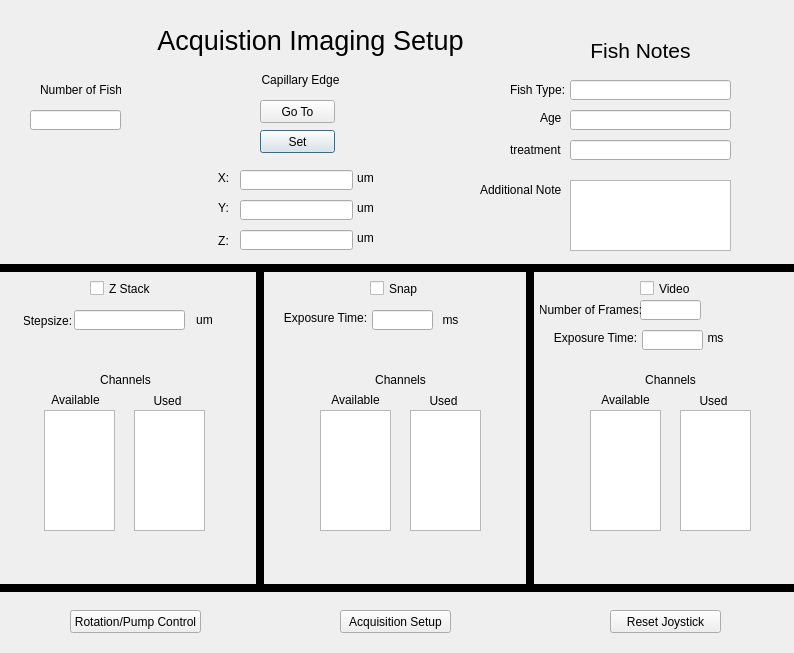
<?xml version="1.0" encoding="UTF-8"?>
<ui version="4.0">
 <class>HTLSAcqRegionsDialog</class>
 <widget class="QDialog" name="HTLSAcqRegionsDialog">
  <property name="geometry">
   <rect>
    <x>0</x>
    <y>0</y>
    <width>794</width>
    <height>653</height>
   </rect>
  </property>
  <property name="font">
   <font>
    <weight>50</weight>
    <bold>false</bold>
   </font>
  </property>
  <property name="windowTitle">
   <string>Regions Setup</string>
  </property>
  <widget class="QLabel" name="ls_region_label">
   <property name="geometry">
    <rect>
     <x>150</x>
     <y>10</y>
     <width>321</width>
     <height>61</height>
    </rect>
   </property>
   <property name="text">
    <string>&lt;html&gt;&lt;head/&gt;&lt;body&gt;&lt;p&gt;&lt;span style=&quot; font-size:20pt;&quot;&gt;Acquistion Imaging Setup&lt;/span&gt;&lt;/p&gt;&lt;/body&gt;&lt;/html&gt;</string>
   </property>
   <property name="alignment">
    <set>Qt::AlignCenter</set>
   </property>
  </widget>
  <widget class="QLabel" name="x_label">
   <property name="geometry">
    <rect>
     <x>200</x>
     <y>170</y>
     <width>47</width>
     <height>16</height>
    </rect>
   </property>
   <property name="text">
    <string>X:</string>
   </property>
   <property name="alignment">
    <set>Qt::AlignCenter</set>
   </property>
  </widget>
  <widget class="QLabel" name="y_label">
   <property name="geometry">
    <rect>
     <x>200</x>
     <y>200</y>
     <width>47</width>
     <height>16</height>
    </rect>
   </property>
   <property name="text">
    <string>Y:</string>
   </property>
   <property name="alignment">
    <set>Qt::AlignCenter</set>
   </property>
  </widget>
  <widget class="QLabel" name="z_label">
   <property name="geometry">
    <rect>
     <x>200</x>
     <y>230</y>
     <width>47</width>
     <height>21</height>
    </rect>
   </property>
   <property name="text">
    <string>Z:</string>
   </property>
   <property name="alignment">
    <set>Qt::AlignCenter</set>
   </property>
  </widget>
  <widget class="QLineEdit" name="x_line_edit">
   <property name="geometry">
    <rect>
     <x>240</x>
     <y>170</y>
     <width>113</width>
     <height>20</height>
    </rect>
   </property>
   <property name="whatsThis">
    <string>&lt;html&gt;&lt;head/&gt;&lt;body&gt;&lt;p&gt;X position of current region&lt;/p&gt;&lt;/body&gt;&lt;/html&gt;</string>
   </property>
  </widget>
  <widget class="QLineEdit" name="y_line_edit">
   <property name="geometry">
    <rect>
     <x>240</x>
     <y>200</y>
     <width>113</width>
     <height>20</height>
    </rect>
   </property>
   <property name="whatsThis">
    <string>&lt;html&gt;&lt;head/&gt;&lt;body&gt;&lt;p&gt;Y position of current region&lt;/p&gt;&lt;/body&gt;&lt;/html&gt;</string>
   </property>
  </widget>
  <widget class="QLineEdit" name="z_line_edit">
   <property name="geometry">
    <rect>
     <x>240</x>
     <y>230</y>
     <width>113</width>
     <height>20</height>
    </rect>
   </property>
   <property name="whatsThis">
    <string>&lt;html&gt;&lt;head/&gt;&lt;body&gt;&lt;p&gt;Z position of current region&lt;/p&gt;&lt;/body&gt;&lt;/html&gt;</string>
   </property>
  </widget>
  <widget class="QPushButton" name="set_region_button">
   <property name="geometry">
    <rect>
     <x>260</x>
     <y>130</y>
     <width>75</width>
     <height>23</height>
    </rect>
   </property>
   <property name="whatsThis">
    <string>&lt;html&gt;&lt;head/&gt;&lt;body&gt;&lt;p&gt;Initializes a new region with the current stage position. Currently, only this button (and Paste Region) can initialize a region.&lt;/p&gt;&lt;/body&gt;&lt;/html&gt;</string>
   </property>
   <property name="text">
    <string>Set</string>
   </property>
  </widget>
  <widget class="QLineEdit" name="snap_exposure_line_edit">
   <property name="geometry">
    <rect>
     <x>372</x>
     <y>310</y>
     <width>61</width>
     <height>20</height>
    </rect>
   </property>
   <property name="whatsThis">
    <string>&lt;html&gt;&lt;head/&gt;&lt;body&gt;&lt;p&gt;Exposure time of Snap acquisition&lt;/p&gt;&lt;/body&gt;&lt;/html&gt;</string>
   </property>
  </widget>
  <widget class="QLabel" name="snap_exposure_time_label">
   <property name="geometry">
    <rect>
     <x>280</x>
     <y>310</y>
     <width>91</width>
     <height>16</height>
    </rect>
   </property>
   <property name="text">
    <string>Exposure Time:</string>
   </property>
   <property name="alignment">
    <set>Qt::AlignCenter</set>
   </property>
  </widget>
  <widget class="QLabel" name="snap_exposure_unit_label">
   <property name="geometry">
    <rect>
     <x>440</x>
     <y>310</y>
     <width>21</width>
     <height>20</height>
    </rect>
   </property>
   <property name="text">
    <string>ms</string>
   </property>
   <property name="alignment">
    <set>Qt::AlignCenter</set>
   </property>
  </widget>
  <widget class="QLabel" name="step_size_label">
   <property name="geometry">
    <rect>
     <x>24</x>
     <y>310</y>
     <width>47</width>
     <height>21</height>
    </rect>
   </property>
   <property name="text">
    <string>Stepsize:</string>
   </property>
   <property name="alignment">
    <set>Qt::AlignCenter</set>
   </property>
  </widget>
  <widget class="QLineEdit" name="step_size_line_edit">
   <property name="geometry">
    <rect>
     <x>74</x>
     <y>310</y>
     <width>111</width>
     <height>20</height>
    </rect>
   </property>
   <property name="whatsThis">
    <string>&lt;html&gt;&lt;head/&gt;&lt;body&gt;&lt;p&gt;Stepsize of Z-stack&lt;/p&gt;&lt;/body&gt;&lt;/html&gt;</string>
   </property>
  </widget>
  <widget class="QLabel" name="step_size_unit_label">
   <property name="geometry">
    <rect>
     <x>194</x>
     <y>310</y>
     <width>21</width>
     <height>20</height>
    </rect>
   </property>
   <property name="text">
    <string>um</string>
   </property>
   <property name="alignment">
    <set>Qt::AlignCenter</set>
   </property>
  </widget>
  <widget class="QLabel" name="x_unit_label">
   <property name="geometry">
    <rect>
     <x>320</x>
     <y>170</y>
     <width>91</width>
     <height>16</height>
    </rect>
   </property>
   <property name="whatsThis">
    <string/>
   </property>
   <property name="text">
    <string>um</string>
   </property>
   <property name="alignment">
    <set>Qt::AlignCenter</set>
   </property>
  </widget>
  <widget class="QLabel" name="y_unit_label">
   <property name="geometry">
    <rect>
     <x>320</x>
     <y>200</y>
     <width>91</width>
     <height>16</height>
    </rect>
   </property>
   <property name="text">
    <string>um</string>
   </property>
   <property name="alignment">
    <set>Qt::AlignCenter</set>
   </property>
  </widget>
  <widget class="QLabel" name="z_unit_label">
   <property name="geometry">
    <rect>
     <x>320</x>
     <y>230</y>
     <width>91</width>
     <height>16</height>
    </rect>
   </property>
   <property name="text">
    <string>um</string>
   </property>
   <property name="alignment">
    <set>Qt::AlignCenter</set>
   </property>
  </widget>
  <widget class="QLineEdit" name="video_exposure_line_edit">
   <property name="geometry">
    <rect>
     <x>642</x>
     <y>330</y>
     <width>61</width>
     <height>20</height>
    </rect>
   </property>
   <property name="whatsThis">
    <string>&lt;html&gt;&lt;head/&gt;&lt;body&gt;&lt;p&gt;Exposure time of Video acquisition. Note that for a continuous video, the exposure time determines the framerate (at a maximum 30 for the PCO camera). If the exposure is 50 ms, for example, the framerate will be 20 fps.&lt;/p&gt;&lt;/body&gt;&lt;/html&gt;</string>
   </property>
  </widget>
  <widget class="QLabel" name="video_exposure_unit_label">
   <property name="geometry">
    <rect>
     <x>670</x>
     <y>330</y>
     <width>91</width>
     <height>16</height>
    </rect>
   </property>
   <property name="text">
    <string>ms</string>
   </property>
   <property name="alignment">
    <set>Qt::AlignCenter</set>
   </property>
  </widget>
  <widget class="QLabel" name="video_exposure_time_label">
   <property name="geometry">
    <rect>
     <x>550</x>
     <y>330</y>
     <width>91</width>
     <height>16</height>
    </rect>
   </property>
   <property name="text">
    <string>Exposure Time:</string>
   </property>
   <property name="alignment">
    <set>Qt::AlignCenter</set>
   </property>
  </widget>
  <widget class="QLineEdit" name="video_num_frames_line_edit">
   <property name="geometry">
    <rect>
     <x>640</x>
     <y>300</y>
     <width>61</width>
     <height>20</height>
    </rect>
   </property>
   <property name="whatsThis">
    <string>&lt;html&gt;&lt;head/&gt;&lt;body&gt;&lt;p&gt;Number of frames per channel to be taken in Video acquisition.&lt;/p&gt;&lt;/body&gt;&lt;/html&gt;</string>
   </property>
   <property name="text">
    <string/>
   </property>
  </widget>
  <widget class="QLabel" name="video_num_frames_label">
   <property name="geometry">
    <rect>
     <x>540</x>
     <y>300</y>
     <width>101</width>
     <height>20</height>
    </rect>
   </property>
   <property name="text">
    <string>Number of Frames:</string>
   </property>
   <property name="alignment">
    <set>Qt::AlignCenter</set>
   </property>
  </widget>
  <widget class="Line" name="line">
   <property name="geometry">
    <rect>
     <x>-10</x>
     <y>260</y>
     <width>911</width>
     <height>16</height>
    </rect>
   </property>
   <property name="frameShadow">
    <enum>QFrame::Plain</enum>
   </property>
   <property name="lineWidth">
    <number>8</number>
   </property>
   <property name="orientation">
    <enum>Qt::Horizontal</enum>
   </property>
  </widget>
  <widget class="Line" name="line_2">
   <property name="geometry">
    <rect>
     <x>250</x>
     <y>270</y>
     <width>20</width>
     <height>321</height>
    </rect>
   </property>
   <property name="frameShadow">
    <enum>QFrame::Plain</enum>
   </property>
   <property name="lineWidth">
    <number>8</number>
   </property>
   <property name="orientation">
    <enum>Qt::Vertical</enum>
   </property>
  </widget>
  <widget class="Line" name="line_3">
   <property name="geometry">
    <rect>
     <x>520</x>
     <y>270</y>
     <width>20</width>
     <height>321</height>
    </rect>
   </property>
   <property name="frameShadow">
    <enum>QFrame::Plain</enum>
   </property>
   <property name="lineWidth">
    <number>8</number>
   </property>
   <property name="orientation">
    <enum>Qt::Vertical</enum>
   </property>
  </widget>
  <widget class="Line" name="line_4">
   <property name="geometry">
    <rect>
     <x>-10</x>
     <y>580</y>
     <width>911</width>
     <height>16</height>
    </rect>
   </property>
   <property name="frameShadow">
    <enum>QFrame::Plain</enum>
   </property>
   <property name="lineWidth">
    <number>8</number>
   </property>
   <property name="orientation">
    <enum>Qt::Horizontal</enum>
   </property>
  </widget>
  <widget class="QPushButton" name="acq_setup_button">
   <property name="geometry">
    <rect>
     <x>340</x>
     <y>610</y>
     <width>111</width>
     <height>23</height>
    </rect>
   </property>
   <property name="whatsThis">
    <string>&lt;html&gt;&lt;head/&gt;&lt;body&gt;&lt;p&gt;Shows the Acquisition Settings Dialog for additional acquisition settings and to start acquisition.&lt;/p&gt;&lt;/body&gt;&lt;/html&gt;</string>
   </property>
   <property name="text">
    <string>Acquisition Setup</string>
   </property>
  </widget>
  <widget class="QListView" name="z_stack_available_list_view">
   <property name="geometry">
    <rect>
     <x>44</x>
     <y>410</y>
     <width>71</width>
     <height>121</height>
    </rect>
   </property>
   <property name="whatsThis">
    <string>&lt;html&gt;&lt;head/&gt;&lt;body&gt;&lt;p&gt;Current unused and available channels for use in Z-stack&lt;/p&gt;&lt;/body&gt;&lt;/html&gt;</string>
   </property>
  </widget>
  <widget class="QLabel" name="video_used_label">
   <property name="geometry">
    <rect>
     <x>690</x>
     <y>390</y>
     <width>47</width>
     <height>21</height>
    </rect>
   </property>
   <property name="text">
    <string>Used</string>
   </property>
   <property name="alignment">
    <set>Qt::AlignCenter</set>
   </property>
  </widget>
  <widget class="QLabel" name="used_z_stack_label">
   <property name="geometry">
    <rect>
     <x>144</x>
     <y>390</y>
     <width>47</width>
     <height>21</height>
    </rect>
   </property>
   <property name="text">
    <string>Used</string>
   </property>
   <property name="alignment">
    <set>Qt::AlignCenter</set>
   </property>
  </widget>
  <widget class="QLabel" name="snap_available_label">
   <property name="geometry">
    <rect>
     <x>320</x>
     <y>389</y>
     <width>71</width>
     <height>21</height>
    </rect>
   </property>
   <property name="text">
    <string>Available</string>
   </property>
   <property name="alignment">
    <set>Qt::AlignCenter</set>
   </property>
  </widget>
  <widget class="QLabel" name="snap_channel_label">
   <property name="geometry">
    <rect>
     <x>370</x>
     <y>370</y>
     <width>61</width>
     <height>20</height>
    </rect>
   </property>
   <property name="text">
    <string>Channels</string>
   </property>
   <property name="alignment">
    <set>Qt::AlignCenter</set>
   </property>
  </widget>
  <widget class="QLabel" name="video_channel_label">
   <property name="geometry">
    <rect>
     <x>640</x>
     <y>370</y>
     <width>61</width>
     <height>20</height>
    </rect>
   </property>
   <property name="text">
    <string>Channels</string>
   </property>
   <property name="alignment">
    <set>Qt::AlignCenter</set>
   </property>
  </widget>
  <widget class="QListView" name="z_stack_used_list_view">
   <property name="geometry">
    <rect>
     <x>134</x>
     <y>410</y>
     <width>71</width>
     <height>121</height>
    </rect>
   </property>
   <property name="whatsThis">
    <string>&lt;html&gt;&lt;head/&gt;&lt;body&gt;&lt;p&gt;Current channels to be used in Z-stack&lt;/p&gt;&lt;/body&gt;&lt;/html&gt;</string>
   </property>
  </widget>
  <widget class="QLabel" name="snap_used_label">
   <property name="geometry">
    <rect>
     <x>420</x>
     <y>390</y>
     <width>47</width>
     <height>21</height>
    </rect>
   </property>
   <property name="text">
    <string>Used</string>
   </property>
   <property name="alignment">
    <set>Qt::AlignCenter</set>
   </property>
  </widget>
  <widget class="QListView" name="video_used_list_view">
   <property name="geometry">
    <rect>
     <x>680</x>
     <y>410</y>
     <width>71</width>
     <height>121</height>
    </rect>
   </property>
   <property name="whatsThis">
    <string>&lt;html&gt;&lt;head/&gt;&lt;body&gt;&lt;p&gt;Current channels to be used in Video&lt;/p&gt;&lt;/body&gt;&lt;/html&gt;</string>
   </property>
  </widget>
  <widget class="QLabel" name="available_z_stack_label">
   <property name="geometry">
    <rect>
     <x>50</x>
     <y>390</y>
     <width>51</width>
     <height>20</height>
    </rect>
   </property>
   <property name="text">
    <string>Available</string>
   </property>
   <property name="alignment">
    <set>Qt::AlignCenter</set>
   </property>
  </widget>
  <widget class="QListView" name="snap_used_list_view">
   <property name="geometry">
    <rect>
     <x>410</x>
     <y>410</y>
     <width>71</width>
     <height>121</height>
    </rect>
   </property>
   <property name="whatsThis">
    <string>&lt;html&gt;&lt;head/&gt;&lt;body&gt;&lt;p&gt;Current channels to be used in Snap&lt;/p&gt;&lt;/body&gt;&lt;/html&gt;</string>
   </property>
  </widget>
  <widget class="QLabel" name="z_stack_channel_label">
   <property name="geometry">
    <rect>
     <x>100</x>
     <y>370</y>
     <width>51</width>
     <height>20</height>
    </rect>
   </property>
   <property name="text">
    <string>Channels</string>
   </property>
   <property name="alignment">
    <set>Qt::AlignCenter</set>
   </property>
  </widget>
  <widget class="QListView" name="snap_available_list_view">
   <property name="geometry">
    <rect>
     <x>320</x>
     <y>410</y>
     <width>71</width>
     <height>121</height>
    </rect>
   </property>
   <property name="whatsThis">
    <string>&lt;html&gt;&lt;head/&gt;&lt;body&gt;&lt;p&gt;Current unused and available channels for use in Snap&lt;/p&gt;&lt;/body&gt;&lt;/html&gt;</string>
   </property>
  </widget>
  <widget class="QLabel" name="video_available_label">
   <property name="geometry">
    <rect>
     <x>590</x>
     <y>390</y>
     <width>71</width>
     <height>20</height>
    </rect>
   </property>
   <property name="text">
    <string>Available</string>
   </property>
   <property name="alignment">
    <set>Qt::AlignCenter</set>
   </property>
  </widget>
  <widget class="QListView" name="video_available_list_view">
   <property name="geometry">
    <rect>
     <x>590</x>
     <y>410</y>
     <width>71</width>
     <height>121</height>
    </rect>
   </property>
   <property name="whatsThis">
    <string>&lt;html&gt;&lt;head/&gt;&lt;body&gt;&lt;p&gt;Current unused and available channels for use in Video&lt;/p&gt;&lt;/body&gt;&lt;/html&gt;</string>
   </property>
  </widget>
  <widget class="QPushButton" name="go_to_button">
   <property name="geometry">
    <rect>
     <x>260</x>
     <y>100</y>
     <width>75</width>
     <height>23</height>
    </rect>
   </property>
   <property name="whatsThis">
    <string>&lt;html&gt;&lt;head/&gt;&lt;body&gt;&lt;p&gt;Moves stage to positions set below&lt;/p&gt;&lt;/body&gt;&lt;/html&gt;</string>
   </property>
   <property name="text">
    <string>Go To</string>
   </property>
  </widget>
  <widget class="QCheckBox" name="z_stack_check_box">
   <property name="geometry">
    <rect>
     <x>90</x>
     <y>280</y>
     <width>70</width>
     <height>17</height>
    </rect>
   </property>
   <property name="whatsThis">
    <string>&lt;html&gt;&lt;head/&gt;&lt;body&gt;&lt;p&gt;Enables Z-stack acquisition for current region based on values entered in Start Z, End Z, and Stepsize. Note that the X and Y positions of the Z-stack are determined by the X and Y values set above.&lt;/p&gt;&lt;/body&gt;&lt;/html&gt;</string>
   </property>
   <property name="text">
    <string>Z Stack</string>
   </property>
  </widget>
  <widget class="QCheckBox" name="snap_check_box">
   <property name="geometry">
    <rect>
     <x>370</x>
     <y>280</y>
     <width>70</width>
     <height>17</height>
    </rect>
   </property>
   <property name="whatsThis">
    <string>&lt;html&gt;&lt;head/&gt;&lt;body&gt;&lt;p&gt;Enables Snap acquisition for current region. A Snap is simply a single image. Note that the position of the Snap is determined by the region position specified above.&lt;/p&gt;&lt;/body&gt;&lt;/html&gt;</string>
   </property>
   <property name="text">
    <string>Snap</string>
   </property>
  </widget>
  <widget class="QCheckBox" name="video_check_box">
   <property name="geometry">
    <rect>
     <x>640</x>
     <y>280</y>
     <width>70</width>
     <height>17</height>
    </rect>
   </property>
   <property name="whatsThis">
    <string>&lt;html&gt;&lt;head/&gt;&lt;body&gt;&lt;p&gt;Enables Video acquisition for current region based on values entered in Number of Frames and Exposure Time. Note that the position of the Video is determined by the region position specified above.&lt;/p&gt;&lt;/body&gt;&lt;/html&gt;</string>
   </property>
   <property name="text">
    <string>Video</string>
   </property>
  </widget>
  <widget class="QPushButton" name="reset_joystick_button">
   <property name="geometry">
    <rect>
     <x>610</x>
     <y>610</y>
     <width>111</width>
     <height>23</height>
    </rect>
   </property>
   <property name="whatsThis">
    <string>&lt;html&gt;&lt;head/&gt;&lt;body&gt;&lt;p&gt;Resets the joystick of the stage. If the joystick is ever acting weird, press this. See documentation for more details.&lt;/p&gt;&lt;/body&gt;&lt;/html&gt;</string>
   </property>
   <property name="text">
    <string>Reset Joystick</string>
   </property>
  </widget>
  <widget class="QPlainTextEdit" name="add_notes_text_edit">
   <property name="geometry">
    <rect>
     <x>570</x>
     <y>180</y>
     <width>161</width>
     <height>71</height>
    </rect>
   </property>
   <property name="whatsThis">
    <string>&lt;html&gt;&lt;head/&gt;&lt;body&gt;&lt;p&gt;Additional notes on fish, such as health, additional conditions, etc. Can also be used as notes if your sample isn't a fish.&lt;/p&gt;&lt;/body&gt;&lt;/html&gt;</string>
   </property>
  </widget>
  <widget class="QLabel" name="age_label">
   <property name="geometry">
    <rect>
     <x>540</x>
     <y>110</y>
     <width>21</width>
     <height>16</height>
    </rect>
   </property>
   <property name="text">
    <string>Age:</string>
   </property>
  </widget>
  <widget class="QLineEdit" name="treatment_line_edit">
   <property name="geometry">
    <rect>
     <x>570</x>
     <y>140</y>
     <width>161</width>
     <height>20</height>
    </rect>
   </property>
   <property name="whatsThis">
    <string>&lt;html&gt;&lt;head/&gt;&lt;body&gt;&lt;p&gt;Inoculum in current fish.&lt;/p&gt;&lt;/body&gt;&lt;/html&gt;</string>
   </property>
   <property name="text">
    <string/>
   </property>
  </widget>
  <widget class="QLabel" name="additional_notes_label">
   <property name="geometry">
    <rect>
     <x>480</x>
     <y>180</y>
     <width>81</width>
     <height>20</height>
    </rect>
   </property>
   <property name="text">
    <string>Additional Notes:</string>
   </property>
  </widget>
  <widget class="QLineEdit" name="fish_type_line_edit">
   <property name="geometry">
    <rect>
     <x>570</x>
     <y>80</y>
     <width>161</width>
     <height>20</height>
    </rect>
   </property>
   <property name="whatsThis">
    <string>&lt;html&gt;&lt;head/&gt;&lt;body&gt;&lt;p&gt;Current fish type, such as genotype, GF, CVZ, etc.&lt;/p&gt;&lt;/body&gt;&lt;/html&gt;</string>
   </property>
  </widget>
  <widget class="QLabel" name="treatment_label">
   <property name="geometry">
    <rect>
     <x>510</x>
     <y>140</y>
     <width>51</width>
     <height>20</height>
    </rect>
   </property>
   <property name="text">
    <string>treatment:</string>
   </property>
  </widget>
  <widget class="QLabel" name="fish_type_label">
   <property name="geometry">
    <rect>
     <x>510</x>
     <y>80</y>
     <width>61</width>
     <height>20</height>
    </rect>
   </property>
   <property name="text">
    <string>Fish Type:</string>
   </property>
  </widget>
  <widget class="QLineEdit" name="age_line_edit">
   <property name="geometry">
    <rect>
     <x>570</x>
     <y>110</y>
     <width>161</width>
     <height>20</height>
    </rect>
   </property>
   <property name="whatsThis">
    <string>&lt;html&gt;&lt;head/&gt;&lt;body&gt;&lt;p&gt;Age of current fish&lt;/p&gt;&lt;/body&gt;&lt;/html&gt;</string>
   </property>
  </widget>
  <widget class="QLabel" name="fish_notes_label">
   <property name="geometry">
    <rect>
     <x>530</x>
     <y>20</y>
     <width>221</width>
     <height>61</height>
    </rect>
   </property>
   <property name="font">
    <font>
     <pointsize>16</pointsize>
    </font>
   </property>
   <property name="whatsThis">
    <string>&lt;html&gt;&lt;head/&gt;&lt;body&gt;&lt;p&gt;&lt;span style=&quot; font-size:8pt;&quot;&gt;Notes for current fish. Saved to a separate file called Notes in the acquisition directory when an acquisition is started&lt;/span&gt;&lt;/p&gt;&lt;/body&gt;&lt;/html&gt;</string>
   </property>
   <property name="text">
    <string>Fish Notes</string>
   </property>
   <property name="alignment">
    <set>Qt::AlignCenter</set>
   </property>
  </widget>
  <widget class="QPushButton" name="rotation_and_pump_button">
   <property name="geometry">
    <rect>
     <x>70</x>
     <y>610</y>
     <width>131</width>
     <height>23</height>
    </rect>
   </property>
   <property name="whatsThis">
    <string>&lt;html&gt;&lt;head/&gt;&lt;body&gt;&lt;p&gt;Shows the Acquisition Settings Dialog for additional acquisition settings and to start acquisition.&lt;/p&gt;&lt;/body&gt;&lt;/html&gt;</string>
   </property>
   <property name="text">
    <string>Rotation/Pump Control</string>
   </property>
  </widget>
  <widget class="QLabel" name="capillary_label">
   <property name="geometry">
    <rect>
     <x>260</x>
     <y>70</y>
     <width>81</width>
     <height>20</height>
    </rect>
   </property>
   <property name="text">
    <string>Capillary Edge</string>
   </property>
   <property name="alignment">
    <set>Qt::AlignCenter</set>
   </property>
  </widget>
  <widget class="QLabel" name="num_fish_label">
   <property name="geometry">
    <rect>
     <x>40</x>
     <y>80</y>
     <width>81</width>
     <height>20</height>
    </rect>
   </property>
   <property name="text">
    <string>Number of Fish</string>
   </property>
  </widget>
  <widget class="QLineEdit" name="num_fish_line_edit">
   <property name="geometry">
    <rect>
     <x>30</x>
     <y>110</y>
     <width>91</width>
     <height>20</height>
    </rect>
   </property>
   <property name="whatsThis">
    <string>&lt;html&gt;&lt;head/&gt;&lt;body&gt;&lt;p&gt;X position of current region&lt;/p&gt;&lt;/body&gt;&lt;/html&gt;</string>
   </property>
  </widget>
 </widget>
 <resources/>
 <connections/>
</ui>
